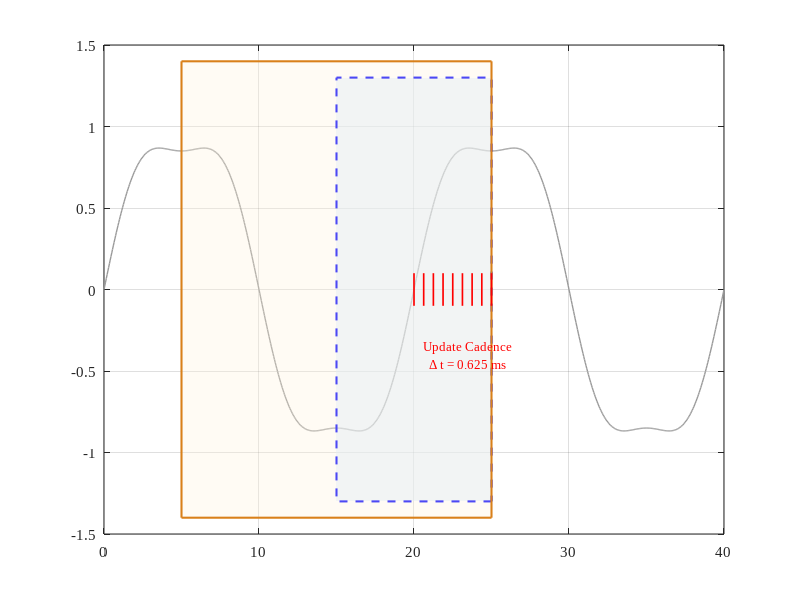

Source code (MATLAB): (Note: this script raises an error after producing the figure.)
%% plot_sliding_window_timing.m
% Generates publication-grade Figure 5.4: Dual sliding-window timing:
% half-cycle DWT window and full-cycle LSTM buffer.

clear; close all; clc;

% Figure setup
fig = figure('Color','w','Units','inches','Position',[1 1 9.0 4.8]);
ax = axes(fig, 'FontName','Times New Roman','FontSize',11);
hold(ax, 'on'); grid(ax, 'on'); box(ax, 'on');

% Draw continuous signal sine wave
t = 0:0.05:40; % ms
y = sin(2*pi*50*t/1000) + 0.15*sin(3*2*pi*50*t/1000);
plot(ax, t, y, 'Color', [0.6 0.6 0.6], 'LineWidth', 1.0);

% Highlight sliding windows at t = 25 ms
% Window 1: DWT (16 samples, 10 ms, e.g. from 15 to 25 ms)
fill_x1 = [15 25 25 15];
fill_y1 = [-1.3 -1.3 1.3 1.3];
fill(ax, fill_x1, fill_y1, [0.85 0.92 1.0], 'FaceAlpha', 0.5, 'EdgeColor', 'b', 'LineWidth', 1.5, 'LineStyle','--', 'DisplayName','DWT Sliding Window (16 samples, 10 ms)');

% Window 2: LSTM Buffer (32 steps, 20 ms, e.g. from 5 to 25 ms)
fill_x2 = [5 25 25 5];
fill_y2 = [-1.4 -1.4 1.4 1.4];
fill(ax, fill_x2, fill_y2, [1.0 0.95 0.85], 'FaceAlpha', 0.3, 'EdgeColor', [0.85 0.5 0.1], 'LineWidth', 1.5, 'DisplayName','LSTM Buffer (32 steps, 20 ms)');

% Annotate update cadence
% Draw tick marks every 0.625 ms around t = 25 ms
for step = 0:8
    x_tick = 25 - step * 0.625;
    line(ax, [x_tick x_tick], [-0.1 0.1], 'Color','r', 'LineWidth',1.2);
end
text(ax, 23.5, -0.4, {'Update Cadence', '\Delta t = 0.625 ms'}, 'FontName','Times New Roman','FontSize',9, 'Color','r', 'HorizontalAlignment','center');

% Annotate current time
xline(ax, 25, 'k-', 'LineWidth', 1.8);
text(ax, 25, 1.5, 'Current instant t_0', 'FontName','Times New Roman','FontSize',9.5, 'FontWeight','bold', 'HorizontalAlignment','center');

% Labels and Limits
xlabel('Time (ms)', 'FontName','Times New Roman','FontSize',12);
ylabel('Differential Current Wave (pu)', 'FontName','Times New Roman','FontSize',12);
xlim([0 35]);
ylim([-1.6 1.7]);

legend(ax, 'Location','southwest', 'FontSize',9.5);
title('Dual Sliding-Window Temporal Buffering Cadence', 'FontName','Times New Roman','FontSize',13,'FontWeight','bold');

% Save output
outPath = fullfile(pwd, 'figures', 'dual_sliding_window_timing.png');
exportgraphics(fig, outPath, 'Resolution', 300);
close(fig);
fprintf('Successfully generated: %s\n', outPath);
